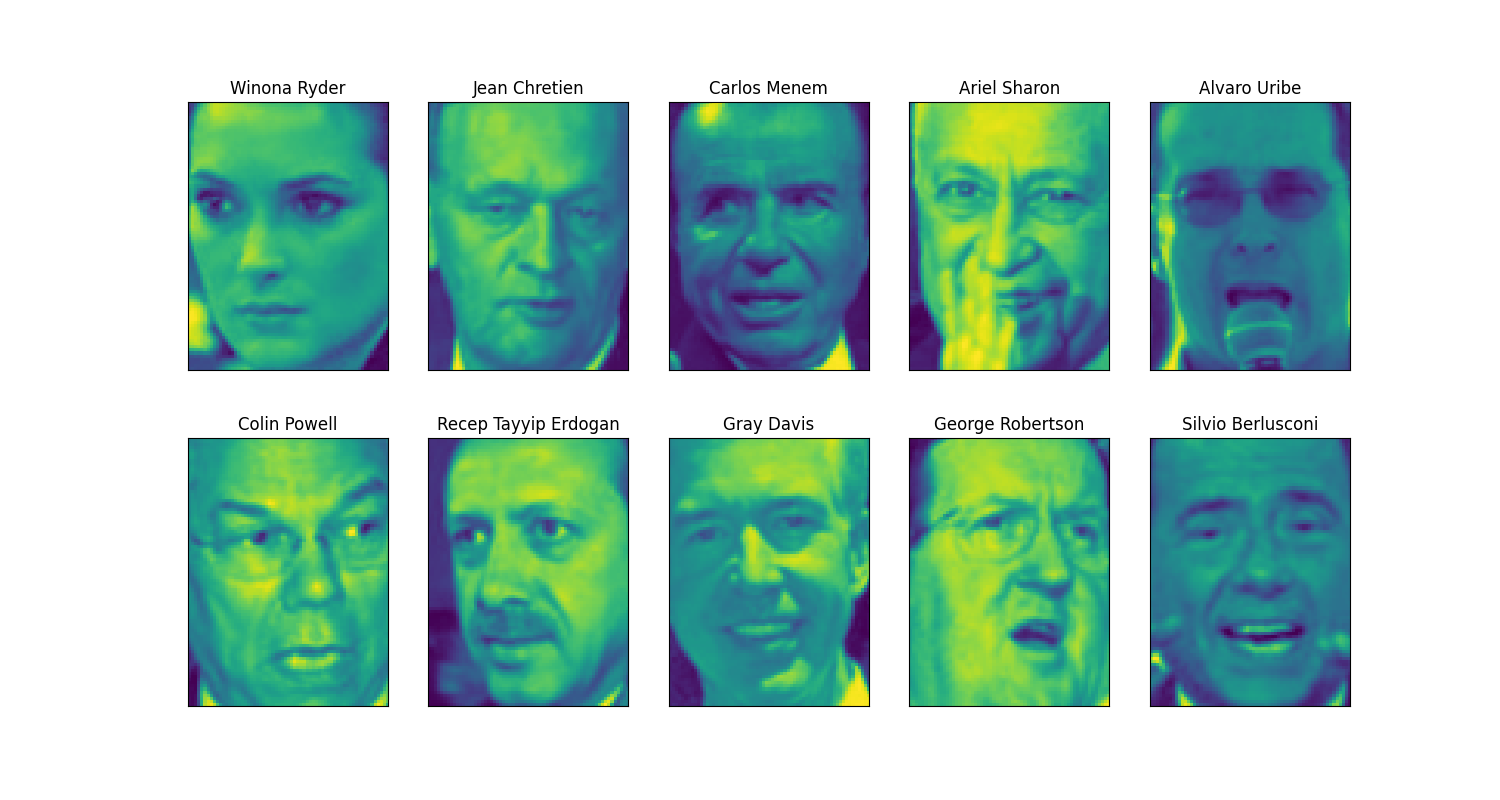

Generate this figure with Python:
import matplotlib.pyplot as plt
import numpy as np
from sklearn.datasets import fetch_lfw_people
from sklearn.decomposition import PCA
from sklearn.model_selection import train_test_split
from sklearn.neighbors import KNeighborsClassifier


def execute():
    people = fetch_lfw_people(min_faces_per_person=20, resize=0.7)
    image_shape = people.images[0].shape

    fig, axes = plt.subplots(2, 5, figsize=(15, 8), subplot_kw={'xticks': (), 'yticks': ()})
    for target, image, ax in zip(people.target, people.images, axes.ravel()):
        ax.imshow(image)
        ax.set_title(people.target_names[target])
    fig.savefig('pca_eigenface/pca_eigenface.png')

    print('people.images.shape: {}'.format(people.images.shape))
    print('Number of classes: {}'.format(len(people.target_names)))

    counts = np.bincount(people.target)
    for i, (count, name) in enumerate(zip(counts, people.target_names)):
        print("{0:25} {1:3}".format(name, count), end='  ')
        if (i + 1) % 3 == 0:
            print()
    print("\n")

    mask = np.zeros(people.target.shape, dtype=np.bool)
    for target in np.unique(people.target):
        mask[np.where(people.target == target)[0][:50]] = 1

    X_people = people.data[mask]
    y_people = people.target[mask]
    X_people = X_people / 255

    X_train, X_test, y_train, y_test = train_test_split(X_people, y_people, stratify=y_people, random_state=0)
    knn = KNeighborsClassifier(n_neighbors=1)
    knn.fit(X_train, y_train)
    print("Test set score of 1-nn: {:.2f}".format(knn.score(X_test, y_test)))

    pca = PCA(n_components=100, whiten=True, random_state=0).fit(X_train)
    X_train_pca = pca.transform(X_train)
    X_test_pca = pca.transform(X_test)
    print("X_train_pca.shape: {}".format(X_train_pca.shape))

    knn_pca = KNeighborsClassifier(n_neighbors=1)
    knn_pca.fit(X_train_pca, y_train)
    print("Test set score of 1-nn with pca: {:.2f}".format(knn_pca.score(X_test_pca, y_test)))
    print("pca.components_.shape: {}".format(pca.components_.shape))

    fig, axes = plt.subplots(3, 5, figsize=(15, 12), subplot_kw={'xticks': (), 'yticks': ()})
    for i, (component,ax) in enumerate(zip(pca.components_,axes.ravel())):
        ax.imshow(component.reshape(image_shape),cmap='viridis')
        ax.set_title("{}. component".format((i+1)))
    fig.savefig("pca_eigenface/1-nn_with_pca.png")